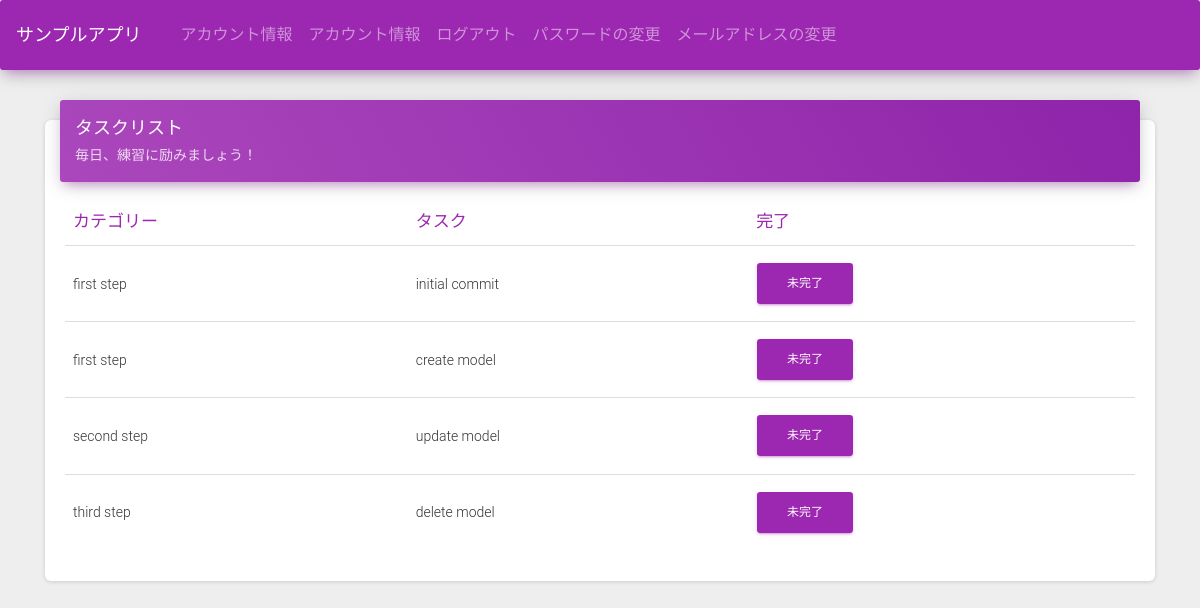
Screenshot of /task/ (signed in) with the database file from the repository.
### task/models.py (models this page shows, shortened)
class MyTask(models.Model):
    user = models.ForeignKey(User, on_delete=models.CASCADE)
    task = models.ForeignKey(Task, on_delete=models.CASCADE)
    finished = models.BooleanField(default=False)

class Task(models.Model):
    category = models.ForeignKey("Category", on_delete=models.CASCADE)
    content = models.CharField(max_length=255)

class Category(models.Model):
    name = models.CharField(max_length=50)
    def __str__(self):
        return self.name

### task/views.py (the view)
# urls.py: path('', MyTaskListView.as_view(), name='list'),
class MyTaskListView(LoginRequiredMixin, ListView):
    model = MyTask
    template_name = "task/task_list.html"
    def get_queryset(self):
        return MyTask.objects.filter(user=self.request.user)

### task/templates/task/task_list.html (shortened to what this page needs)
{% extends 'task/base.html' %}
{% block content %}
  <div class="container">
    <div class="row">
      <div class="col-md-12">
        <div class="card">
          <div class="card-header card-header-primary">
            <h4 class="card-title ">タスクリスト</h4>
            <p class="card-category">毎日、練習に励みましょう！</p>
          </div>
          <div class="card-body">
            <div class="table-responsive">
              <table class="table">
                <thead class="text-primary">
                  <tr>
                    <th>カテゴリー</th>
                    <th>タスク</th>
                    <th>完了</th>
                  </tr>
                </thead>
                <tbody>
                  {% for mytask in mytask_list %}
                  <tr class="card-body">
                    <td>{{ mytask.task.category }}</td>
                    <td>{{ mytask.task.content }}</td>
                    <td>
                      {% if mytask.finished %}
                      <button class="btn btn-primary pull-right" disabled>
                        完了
                      </button>
                      {% else %}
                      <form method="post" action="{% url 'task:update' mytask.pk %}">
                        <button class="btn btn-primary pull-right">
                          未完了
                        </button>
                      </form>
                      {% endif %}
                    </td>
                    {% empty %}
                    タスクはありません
                  </tr>
                </tbody>
                {% endfor %}
              </table>
            </div>
          </div>
        </div>
      </div>
    </div>
  </div>
{% endblock %}

### rows the page displays
MyTask: task.category "first step", task.content "initial commit", finished "未完了"
MyTask: task.category "first step", task.content "create model", finished "未完了"
MyTask: task.category "second step", task.content "update model", finished "未完了"
MyTask: task.category "third step", task.content "delete model", finished "未完了"
